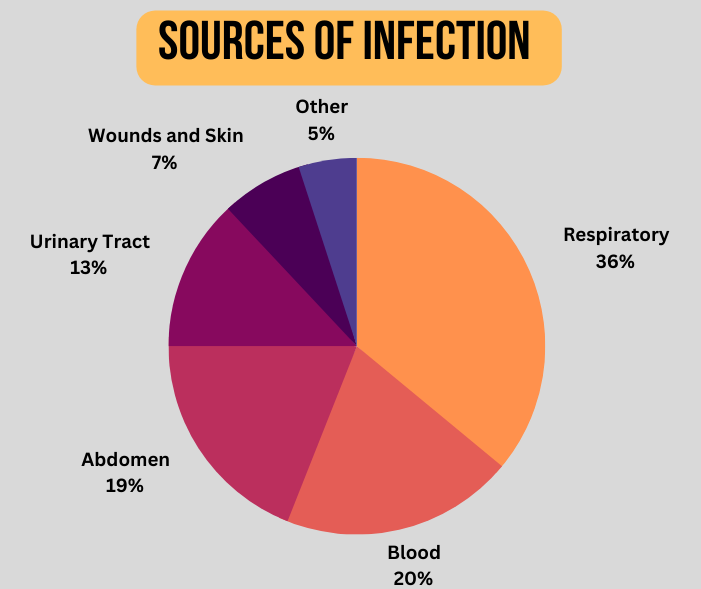
#> input picture 2.png, 701 x 589 px; its folder holds 3 pictures in this run
$ python -i sepsispage1.py   (imports and definitions only)
#> lines starting #> are read from the running program, lines starting #| are printed output that depends on the picture
# -*- coding: utf-8 -*-
"""
Created on Mon Dec 19 13:57:46 2022

@author: Iqbal
"""
import pickle
import numpy as np
import streamlit as st
import pandas as pd
import base64
from PIL import Image

# [1 line not run here, left out]


def predict_sirs(Temp,HR,Resp,WBC,PaCO2):
    t_hr=(Temp> 38.5 or Temp < 35) and HR > 90
    t_re_pa=(Temp> 38.5 or Temp < 35) and (Resp>20 or PaCO2 <32)
    t_wbc=(Temp> 38.5 or Temp < 35) and (WBC>10)
    hr_re_pa= HR > 90  and (Resp>20 or PaCO2 <32)
    hr_wbc= HR > 90  and (WBC>10)
    re_pa_wbc=(Resp>20 or PaCO2 <32) and WBC >10
    sirs=(t_hr==True)or (t_re_pa==True)or (t_wbc==True)or (hr_re_pa==True)or (hr_wbc==True) or (re_pa_wbc==True)
    return sirs


def main():
    st.set_page_config(layout="wide")
#> (this line was passed over: streamlit is not available in this run)
    image1 = Image.open('2.png')
#> image1 is the input picture: PIL image 701x589 RGBA; mean R, G, B, A 208.4, 173.3, 168.5, 255
    image1=image1.resize((350,300))
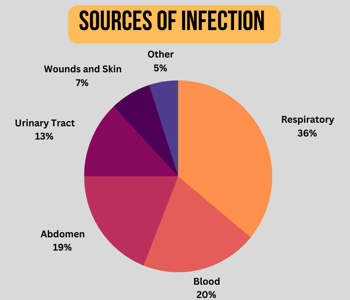
#> image1: PIL image 350x300 RGBA; mean R, G, B, A 208.4, 173.4, 168.5, 255

    image2=Image.open('Sepsis Six.png')
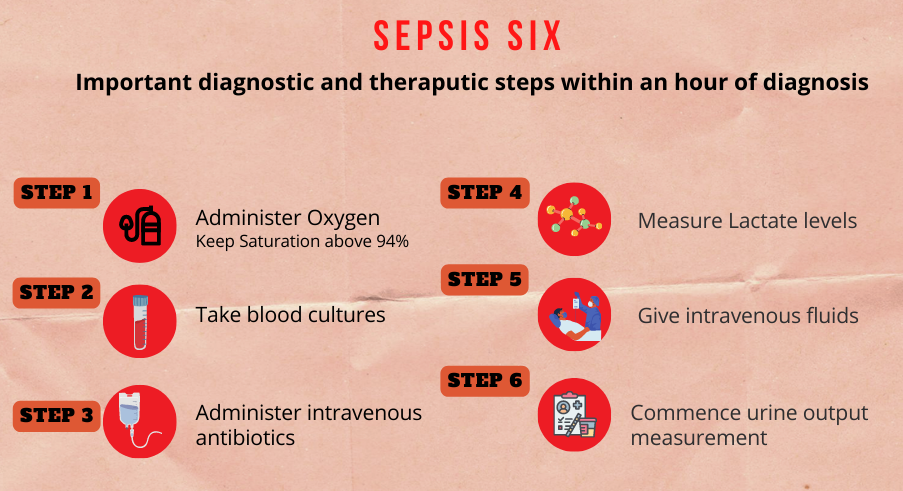
#> input picture Sepsis Six.png, 903 x 491 px
#> image2 is the input picture: PIL image 903x491 RGBA; mean R, G, B, A 225.1, 173, 157.3, 255
    image2=image2.resize((350,250))
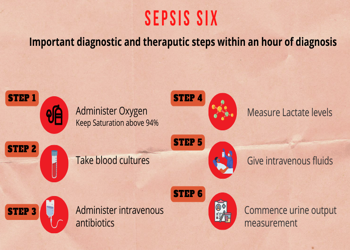
#> image2: PIL image 350x250 RGBA; mean R, G, B, A 225.1, 173, 157.3, 255

    image3=Image.open('1.png')
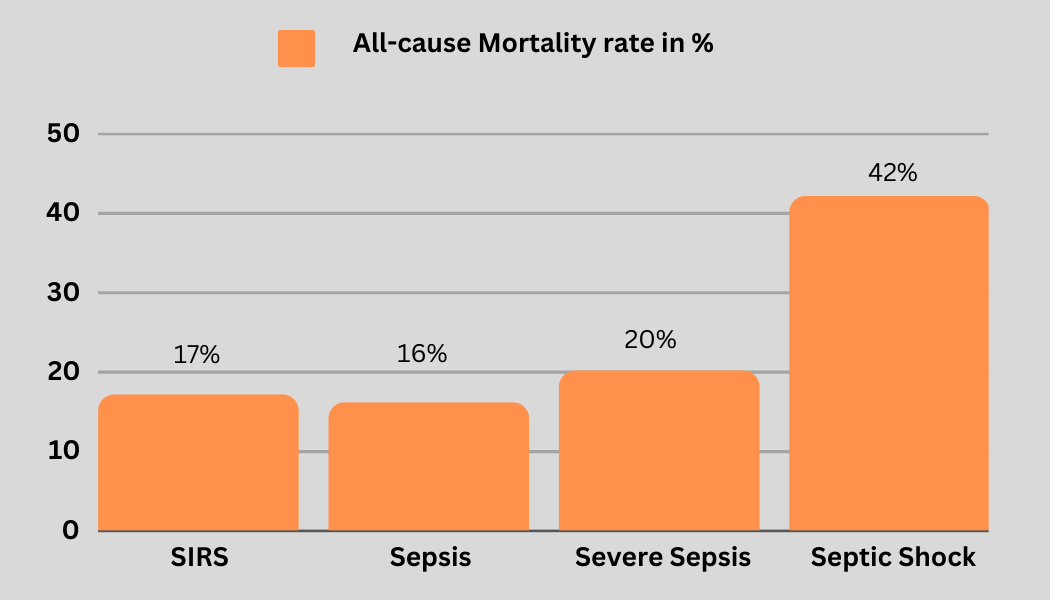
#> input picture 1.png, 1050 x 600 px
#> image3 is the input picture: PIL image 1050x600 RGBA; mean R, G, B, A 222, 195.4, 178.9, 255
    image3=image3.resize((425,300))
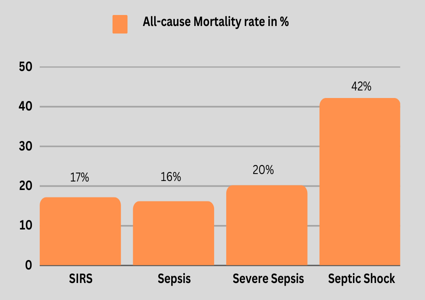
#> image3: PIL image 425x300 RGBA; mean R, G, B, A 222, 195.4, 178.9, 255

    def title(url):
       st.markdown(f'<p style="background-color:#c0c0c0;color:#8b0000;font-size:38px;text-align: center;border: 1px solid black;border-width: 2px;border-radius:2%;">{url}</p>', unsafe_allow_html=True)
    def title1(url):
       st.markdown(f'<p style="background-color:#c0c0c0;color:#8b0000 ;font-size:26px;text-align: center;border: 1px solid black;border-radius:2%;">{url}</p>', unsafe_allow_html=True)
    def title2(url):
       st.markdown(f'<p style="background-color:#eee8aa;color:#8b0000 ;font-size:24px;text-align: center;border-radius:2%;">{url}</p>', unsafe_allow_html=True)

    def subtitle(url):
        st.markdown(f'<p style="background-color:#dcdcdc ;color:Black;font-size:22px;text-align: left;border-radius:2%;">{url}</p>', unsafe_allow_html=True)
    def write1(url):
        st.markdown(f'<p style="background-color:#FFFFFF ;color:#000000;font-size:20px;border-radius:2%;">{url}</p>', unsafe_allow_html=True)
    def write2(url):
        st.markdown(f'<p style="background-color:#FFFFFF ;color:#000000;font-size:18px;border-radius:2%;">{url}</p>', unsafe_allow_html=True)
#> (the run stopped early here; a loop or call above may not have finished)
